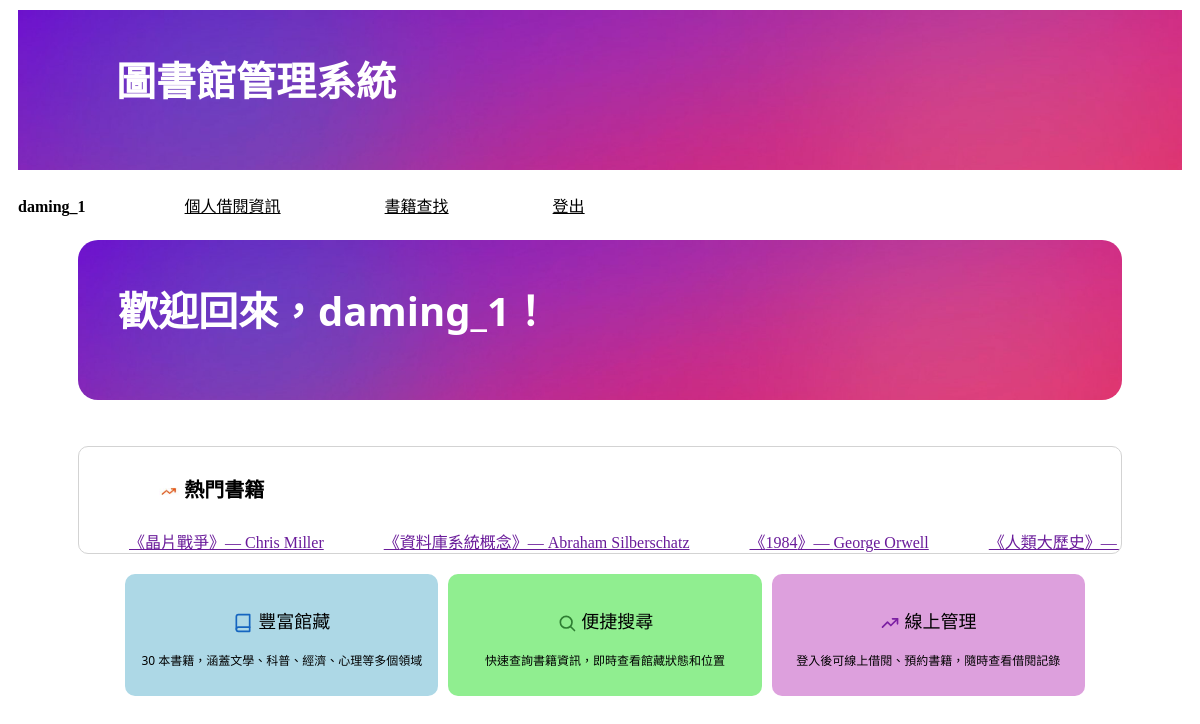
The app's page / (signed in) with its own data.
### libraryapp/models.py (models this page shows, shortened)
class Book(models.Model):
    isbn = models.CharField(max_length=20, primary_key=True)
    title = models.CharField(max_length=200, null=False)
    author = models.CharField(max_length=100, blank=True, default='')
    publisher = models.CharField(max_length=100, blank=True, default='')
    publish_date = models.DateField(null=True, blank=True)
    category = models.CharField(max_length=50, blank=True, default='')
    location = models.CharField(max_length=100, blank=True, default='')

### libraryapp/views.py (the view)
# urls.py: path('', views.index),
def index(request):
    hot_books = get_hot_books()
    if request.user.is_authenticated:
        return render(request, 'index_logged_in.html', locals())
    return render(request, 'index.html', locals())

### libraryapp/views.py (called while the page is built)
def get_hot_books(top_n=10):
    hot = (
        models.Book.objects
        .annotate(loan_count=Count('loans'))
        .order_by('-loan_count', 'title')[:top_n]
    )
    return hot

### templates/index_logged_in.html (shortened to what this page needs)
{% extends 'base.html' %}
{% load static %}
{% block content %}
<link rel="stylesheet" href="{% static 'css/style.css' %}">
    <h2>歡迎回來，{{ user.username }}！</h2>
    <br><br>
    <section class="marquee">
        <h4><img src="{% static 'images/popular_book_icon.png' %}" style="width:20px; height:20px; vertical-align:middle;"> 熱門書籍</h4>
        <div class="marquee-track">
            {% for book in hot_books %}
                <a href="/book/{{ book.isbn }}/">
                    《{{ book.title }}》— {{ book.author }}
                </a>
            {% endfor %}
        </div>
    </section>
    <div class="container">
        <div class="item info-card" style="background-color:lightblue;">
            <p style="color:black; font-size: 18px;">
                <img src="{% static 'images/icon_book.svg' %}" style="width:20px; height:20px; vertical-align:middle;"> 豐富館藏
            </p>
            <p style="color:black; font-size: 12px;"> 30 本書籍，涵蓋文學、科普、經濟、心理等多個領域</p>
        </div>
        <div class="item info-card" style="background-color:lightgreen;">
            <p style="color:black; font-size: 18px;">
                <img src="{% static 'images/icon_search.svg' %}" style="width:20px; height:20px; vertical-align:middle;"> 便捷搜尋
            </p>
            <p style="color:black; font-size: 12px;"> 快速查詢書籍資訊，即時查看館藏狀態和位置</p>
        </div>
        <div class="item info-card" style="background-color:plum;">
            <p style="color:black; font-size: 18px;">
                <img src="{% static 'images/icon_trend.svg' %}" style="width:20px; height:20px; vertical-align:middle;"> 線上管理
            </p>
            <p style="color:black; font-size: 12px;"> 登入後可線上借閱、預約書籍，隨時查看借閱記錄</p>
        </div>
    </div>
{% endblock %}

### templates/base.html (shortened to what this page needs)
{% load static %}
<!DOCTYPE html>
<html lang="zh-Hant">
<head>
    <link rel="stylesheet" href="{% static 'css/base_style.css' %}">
</head>
<body>
    <header>
        <h1><a href="/index/">圖書館管理系統</a></h1>
        <nav>
            {% if user.is_authenticated %}
                <span>{{ user.username }}</span>
                <a href="/my_loans/">個人借閱資訊</a>
                <a href="/search/">書籍查找</a>
                <a href="/logout/">登出</a>
            {% else %}
                <a href="/login/">會員登入</a>
                <a href="/register/">會員申請</a>
                <a href="/search/">書籍查找</a>
            {% endif %}
        </nav>
    </header>
    <main>
        {% block content %}{% endblock %}
    </main>
</body>
</html>

### static/css/base_style.css (style rules this page uses)
body { background-color:white; }
h1 { background-image: url(../images/gradient.png); background-size: cover; height: 120px; color:white; font-size: 40px; font-family: 'Segoe UI', Tahoma, Geneva, Verdana, sans-serif; text-decoration: none; margin: 10px 10px 10px 10px; padding-left: 10px; padding-top: 40px; }
p { color:black; font-size: 15px; font-family: 'Segoe UI', Tahoma, Geneva, Verdana, sans-serif; margin-left: 10px; }
nav { margin-left: 10px; padding: 5px 0; }
nav span { display: inline-block; margin-right: 15px; font-weight: bold; }
nav a:link { display: inline-block; padding: 8px 0; margin-right: 20px; color:black; }
header h1 a:link, header h1 a:visited { background-size: cover; height: 30vh; color:white; font-size: 40px; font-family: 'Segoe UI', Tahoma, Geneva, Verdana, sans-serif; text-decoration: none; }

### static/css/style.css (style rules this page uses)
body { background-color:white; }
h2 { background-image: url(../images/gradient.png); background-size: cover; height: 120px; color:white; font-size: 40px; font-family: 'Segoe UI', Tahoma, Geneva, Verdana, sans-serif; margin: 10px 70px 10px 70px; padding-left: 40px; padding-top: 40px; border-radius: 20px; }
h4 { margin-left: 80px; color:black; font-size: 20px; font-family: 'Segoe UI', Tahoma, Geneva, Verdana, sans-serif; }
p { margin-left: 80px; color:black; font-size: 15px; font-family: 'Segoe UI', Tahoma, Geneva, Verdana, sans-serif; }
a:link { margin-left: 80px; padding: 8px; color:black; }
.container { margin: 20px 70px 10px 70px; display: flex; justify-content: center; align-items: center; height: max-content; }
.item { width: 30%; height: max-content; font-size: 15px; margin-left: 10px; border-radius: 10px; text-align: left; }
.info-card { text-align: center; min-height: 110px; padding: 15px 12px; box-sizing: border-box; }
.info-card p { margin-left: 0 !important; text-align: center; }
section.marquee { margin-left: 70px; margin-right: 70px; border-color: lightgray; border-width: thin; border-style: solid; border-radius: 10px; height: max-content; overflow: hidden; }
.marquee-track { display: inline-flex; white-space: nowrap; animation: marquee-scroll 30s linear infinite; padding-left: 20px; }
.marquee-track a { margin-left: 0 !important; padding: 0 30px; color: #6a1b9a; white-space: nowrap; }

### records on screen
Book: title "晶片戰爭", author "Chris Miller"
Book: title "資料庫系統概念", author "Abraham Silberschatz"
Book: title "1984", author "George Orwell"
Book: title "人類大歷史"

### other values on screen
{{ user.username }} "daming_1"
